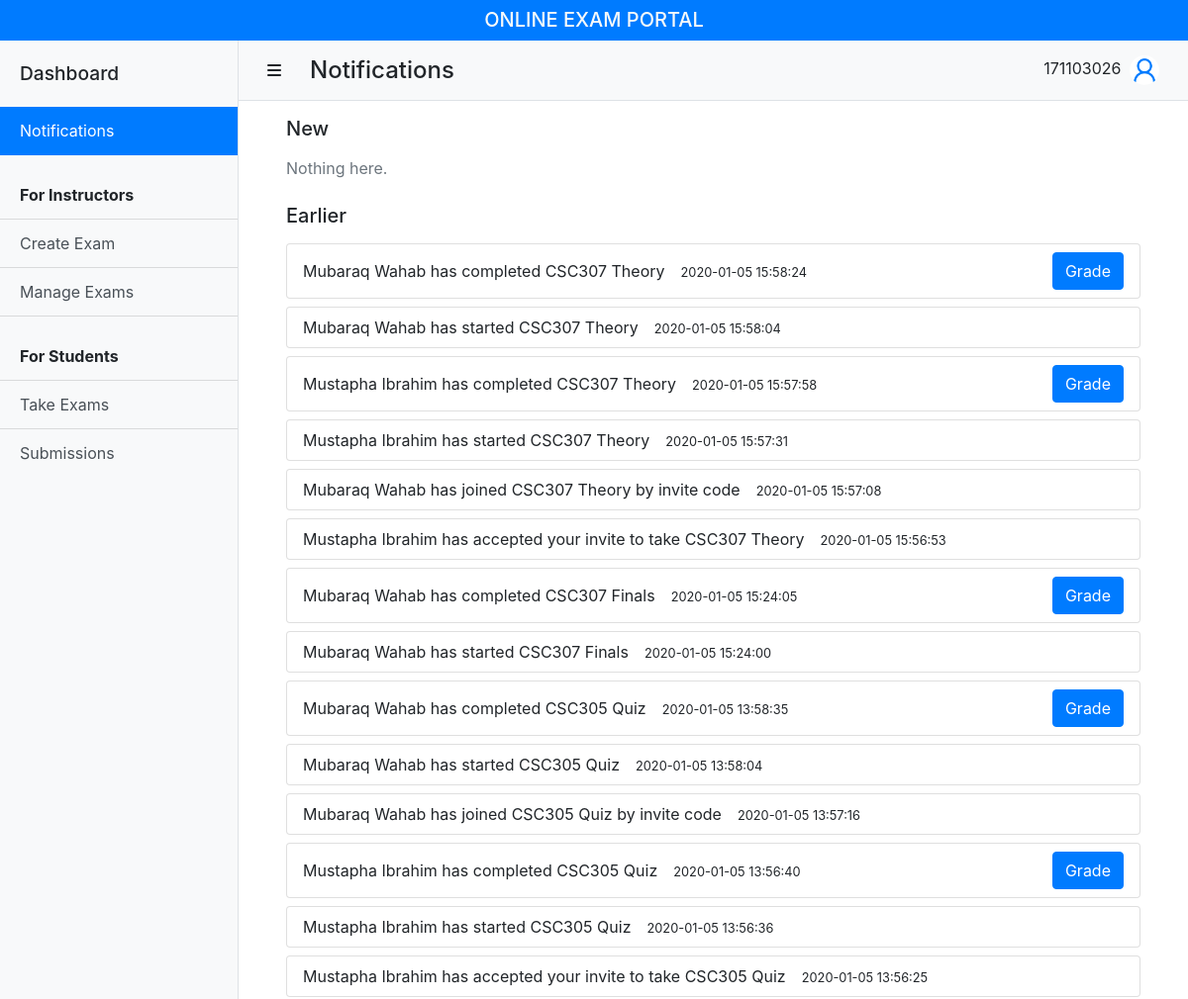
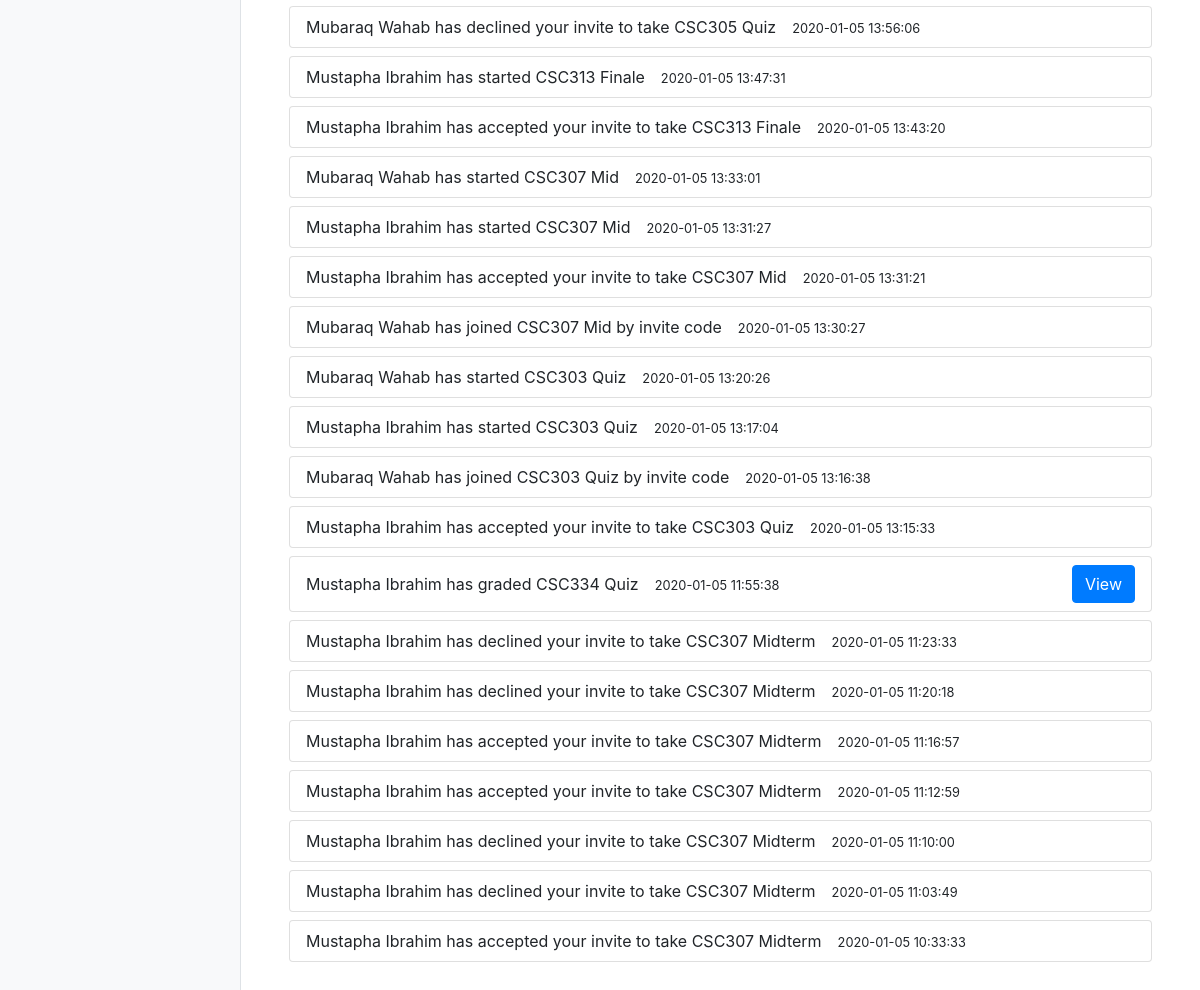
/notifications/ (signed in), run on the app's committed database (2 pictures, top to bottom).
### tables this page shows
CREATE TABLE `notification` (
  `notification_id` int(10) UNSIGNED NOT NULL,
  `recipient_id` varchar(16) NOT NULL,
  `status_id` int(11) UNSIGNED NOT NULL DEFAULT 1,
  `type_id` int(11) UNSIGNED NOT NULL,
  `sender_id` varchar(16) NOT NULL,
  `exam_id` int(11) NOT NULL,
  `time_stamp` timestamp NOT NULL DEFAULT current_timestamp()
);

### notifications/index.php (the view, shortened to what this page needs)
<?php
require_once '../connect.php';
$userID = $_SESSION['userID'];
$profilePicture = $_SESSION['profilePicture'];
?>
<!DOCTYPE html>
<html lang="en">
<head>
  <link rel="stylesheet" href="https://stackpath.bootstrapcdn.com/bootstrap/4.4.1/css/bootstrap.min.css">
  <link href="../css/simple-sidebar.css" rel="stylesheet">
</head>
<?php
function prepareNotificationMsg($template, $sender, $exam) {
  $msg = str_replace('[User]', $sender, $template);
  $msg = str_replace('[Exam]', $exam, $msg);
  return $msg;
}
function getDestPrefix($examType) {
  $dest = '';
  switch ($examType) {
    case 1:
      $dest = 'multi-';
      break;
    case 2:
      $dest = 'fill-';
      break;
    default:
      $dest = 'theory-';
      break;
  }
  return $dest;
}
function prepareNotificationAction($noti) {
  $action = '';
  switch ($noti['type_id']) {
    case 6:
      $href = '../manage-exam/' . getDestPrefix($noti['exam_type']) . "response.php?examID={$noti['exam_id']}&assigneeID={$noti['sender_id']}";
      $action .= '<div class="mt-2 mt-md-0">';
      $action .= '<a href="'. $href .'" class="btn btn-primary d-md-block d-xl-inline-block mt-1 mt-md-0 mb-1 my-lg-0">Grade</a>';
      $action .= '</div>';
      break;
    case 7:
      $href = '../submissions/' . getDestPrefix($noti['exam_type']) . 'exam.php?examID=' . $noti['exam_id'];
      $action .= '<div class="mt-2 mt-md-0">';
      $action .= '<a href="'. $href .'" class="btn btn-primary d-md-block d-xl-inline-block mt-1 mt-md-0 mb-1 my-lg-0">View</a>';
      $action .= '</div>';
      break;
    default:
      break;
  }
  return $action;
}
$sql = "SELECT n.*, CONCAT(u.first_name, ' ', u.last_name) AS sender,
  e.type_id AS exam_type, CONCAT(e.course_code, ' ', e.title) AS exam_name,
  nt.msg_template
  FROM notification n
  INNER JOIN user u ON u.user_id = n.sender_id
  INNER JOIN exam e ON e.exam_id = n.exam_id
  INNER JOIN notification_type nt ON nt.type_id = n.type_id
  WHERE n.recipient_id = ? AND n.status_id = ?
  ORDER BY n.time_stamp DESC";
$stmt = $conn->prepare($sql);
$stmt->bind_param('si', $userID, $status);
$stmt->execute();
$newNotifications = $stmt->get_result();
$stmt->execute();
$oldNotifications = $stmt->get_result();
?>
<body>
  <?php include '../components/_header.php' ?>
  <div class="d-flex" id="wrapper">
    <?php require '../components/_sidebar.php' ?>
    <div id="page-content-wrapper">
      <?php require '../components/_navbar.php' ?>
      <div class="container py-3 px-5">
        <section id="newNotifications" class="mb-4">
          <h5 class="mb-3">New</h5>
          <ul class="list-unstyled">
            <?php
            if ($newNotifications->num_rows > 0) {
              while ($noti = $newNotifications->fetch_assoc()) {
            ?>
            <li class="card my-2" data-noti-id="<?php echo $noti['notification_id']; ?>" data-exam-id="<?php echo $noti['exam_id']; ?>" data-from="<?php echo $noti['sender_id']; ?>">
              <div class="card-body py-2 px-3 d-flex flex-column flex-md-row justify-content-between">
                <div class="d-flex flex-column flex-xl-row align-items-xl-center">
                  <span class="mr-md-3">
                  <?php echo prepareNotificationMsg($noti['msg_template'], $noti['sender'], $noti['exam_name']) ?>
                  </span>
                  <span>
                    <small class="mr-2"><?php echo $noti['time_stamp']; ?></small>
                  </span>
                </div>
                <?php
                echo prepareNotificationAction($noti);
                ?>
              </div>
            </li>
            <?php
              $conn->query("UPDATE notification SET status_id = 2 WHERE notification_id = {$noti['notification_id']}");
              }
            } else {
              echo "<p class='text-muted'>Nothing here.</p>";
            }
            ?>
          </ul>
        </section>
        <section>
          <h5 class="mb-3">Earlier</h5>
          <ul class="list-unstyled">
            <?php
            if ($oldNotifications->num_rows > 0) {
              while ($noti = $oldNotifications->fetch_assoc()) {
            ?>
            <li class="card my-2" data-noti-id="<?php echo $noti['notification_id']; ?>" data-exam-id="<?php echo $noti['exam_id']; ?>">
              <div class="card-body py-2 px-3 d-flex flex-column flex-md-row justify-content-between">
                <div class="d-flex flex-column flex-xl-row align-items-xl-center">
                  <span class="mr-md-3">
                  <?php echo prepareNotificationMsg($noti['msg_template'], $noti['sender'], $noti['exam_name']) ?>
                  </span>
                  <span>
                    <small class="mr-2"><?php echo $noti['time_stamp']; ?></small>
                  </span>
                </div>
                <?php
                echo prepareNotificationAction($noti);
                ?>
              </div>
            </li>
            <?php
              }
            } else {
              echo "<p class='text-muted'>Nothing here.</p>";
            }
            ?>
          </ul>
        </section>
      </div>
    </div>
  </div>
</body>
</html>

### components/_header.php
<header class="text-center py-2 bg-primary" id="main-header">
  <a href="https://nileuniversity.edu.ng/" class="d-inline-flex text-decoration-none text-light">
    <span class="h5 mb-0">ONLINE EXAM PORTAL</span>
  </a>
</header>

### components/_sidebar.php (shortened to what this page needs)
<div class="bg-light border-right" id="sidebar-wrapper">
  <div class="sticky-top pt-2">
    <h5 class="sidebar-heading">Dashboard</h5>
    <div class="list-group list-group-flush">
      <a href="<?php echo ROOT_DIR . 'notifications/' ?>" class="list-group-item list-group-item-action bg-light" id="notifications">
        Notifications
      </a>
      <span class="list-group-item bg-light mt-3"><b>For Instructors</b></span>
      <a href="<?php echo ROOT_DIR . 'create-exam/' ?>" class="list-group-item list-group-item-action bg-light" id="create-exam">Create Exam</a>
      <a href="<?php echo ROOT_DIR . 'manage-exam/' ?>" class="list-group-item list-group-item-action bg-light" id="manage-exams">Manage Exams</a>
      <span class="list-group-item bg-light mt-3"><b>For Students</b></span>
      <a href="<?php echo ROOT_DIR . 'take-exams/' ?>" class="list-group-item list-group-item-action bg-light" id="take-exams">Take Exams</a>
      <a href="<?php echo ROOT_DIR . 'submissions/' ?>" class="list-group-item list-group-item-action bg-light" id="submissions">Submissions</a>
    </div>
  </div>
</div>

### components/_navbar.php (shortened to what this page needs)
<nav class="navbar navbar-light sticky-top bg-light border-bottom">
  <div class="d-flex align-items-center">
    <button class="btn btn-light" id="menu-toggle"><i class="fa fa-bars"></i></button>
    <h4 class="ml-3 mb-0" id="page-title">Section Title</h4>
  </div>
  <div class="dropdown">
    <button class="btn" id="profileDropdown" type="button" data-toggle="dropdown" aria-haspopup="true" aria-expanded="false">
      <span id="uid" class="d-none d-md-inline-block mr-1"><?php echo isset($userID) ? $userID : "User ID"; ?></span>
      <img src="<?php
        echo PROFILE_TARGET_DIR . (empty($profilePicture) || !file_exists(PROFILE_TARGET_DIR . $profilePicture) ? 'blank-square.jpg' : $profilePicture); ?>"
        class="rounded-circle" height="30px" width="30px">
    </button>
  </div>
</nav>

### css/simple-sidebar.css (style rules this page uses)
body { overflow-x: hidden; }
#sidebar-wrapper { min-height: 100vh; margin-left: -15rem; -webkit-transition: margin .25s ease-out; -moz-transition: margin .25s ease-out; -o-transition: margin .25s ease-out; transition: margin .25s ease-out; }
#sidebar-wrapper .sidebar-heading { padding: 0.875rem 1.25rem; font-size: 1.2rem; }
#sidebar-wrapper .list-group { width: 15rem; }
#page-content-wrapper { min-width: 100vw; }
@media (min-width: 992px) { #sidebar-wrapper { margin-left: 0; } }
@media (min-width: 992px) { #page-content-wrapper { min-width: 0; width: 100%; } }
#main-header { background-color: #9fcbd3; }

### data on the page
notification: exam_name "Mubaraq Wahab has completed CSC307 Theory", time_stamp "2020-01-05 15:58:24"
notification: exam_name "Mubaraq Wahab has started CSC307 Theory", time_stamp "2020-01-05 15:58:04"
notification: exam_name "Mustapha Ibrahim has completed CSC307 Theory", time_stamp "2020-01-05 15:57:58"
notification: exam_name "Mustapha Ibrahim has started CSC307 Theory", time_stamp "2020-01-05 15:57:31"
notification: exam_name "Mubaraq Wahab has joined CSC307 Theory by invite code", time_stamp "2020-01-05 15:57:08"
notification: exam_name "Mustapha Ibrahim has accepted your invite to take CSC307 Theory", time_stamp "2020-01-05 15:56:53"
notification: exam_name "Mubaraq Wahab has completed CSC307 Finals", time_stamp "2020-01-05 15:24:05"
notification: exam_name "Mubaraq Wahab has started CSC307 Finals", time_stamp "2020-01-05 15:24:00"
notification: exam_name "Mubaraq Wahab has completed CSC305 Quiz", time_stamp "2020-01-05 13:58:35"
notification: exam_name "Mubaraq Wahab has started CSC305 Quiz", time_stamp "2020-01-05 13:58:04"
notification: exam_name "Mubaraq Wahab has joined CSC305 Quiz by invite code", time_stamp "2020-01-05 13:57:16"
notification: exam_name "Mustapha Ibrahim has completed CSC305 Quiz", time_stamp "2020-01-05 13:56:40"
notification: exam_name "Mustapha Ibrahim has started CSC305 Quiz", time_stamp "2020-01-05 13:56:36"
notification: exam_name "Mustapha Ibrahim has accepted your invite to take CSC305 Quiz", time_stamp "2020-01-05 13:56:25"
notification: exam_name "Mubaraq Wahab has declined your invite to take CSC305 Quiz", time_stamp "2020-01-05 13:56:06"
notification: exam_name "Mustapha Ibrahim has started CSC313 Finale", time_stamp "2020-01-05 13:47:31"
notification: exam_name "Mustapha Ibrahim has accepted your invite to take CSC313 Finale", time_stamp "2020-01-05 13:43:20"
notification: exam_name "Mubaraq Wahab has started CSC307 Mid", time_stamp "2020-01-05 13:33:01"
notification: exam_name "Mustapha Ibrahim has started CSC307 Mid", time_stamp "2020-01-05 13:31:27"
notification: exam_name "Mustapha Ibrahim has accepted your invite to take CSC307 Mid", time_stamp "2020-01-05 13:31:21"
notification: exam_name "Mubaraq Wahab has joined CSC307 Mid by invite code", time_stamp "2020-01-05 13:30:27"
notification: exam_name "Mubaraq Wahab has started CSC303 Quiz", time_stamp "2020-01-05 13:20:26"
notification: exam_name "Mustapha Ibrahim has started CSC303 Quiz", time_stamp "2020-01-05 13:17:04"
notification: exam_name "Mubaraq Wahab has joined CSC303 Quiz by invite code", time_stamp "2020-01-05 13:16:38"
notification: exam_name "Mustapha Ibrahim has accepted your invite to take CSC303 Quiz", time_stamp "2020-01-05 13:15:33"
notification: exam_name "Mustapha Ibrahim has graded CSC334 Quiz", time_stamp "2020-01-05 11:55:38"
notification: exam_name "Mustapha Ibrahim has declined your invite to take CSC307 Midterm", time_stamp "2020-01-05 11:23:33"
notification: exam_name "Mustapha Ibrahim has declined your invite to take CSC307 Midterm", time_stamp "2020-01-05 11:20:18"
notification: exam_name "Mustapha Ibrahim has accepted your invite to take CSC307 Midterm", time_stamp "2020-01-05 11:16:57"
notification: exam_name "Mustapha Ibrahim has accepted your invite to take CSC307 Midterm", time_stamp "2020-01-05 11:12:59"
notification: exam_name "Mustapha Ibrahim has declined your invite to take CSC307 Midterm", time_stamp "2020-01-05 11:10:00"
notification: exam_name "Mustapha Ibrahim has declined your invite to take CSC307 Midterm", time_stamp "2020-01-05 11:03:49"
notification: exam_name "Mustapha Ibrahim has accepted your invite to take CSC307 Midterm", time_stamp "2020-01-05 10:33:33"

### other printed values
$userID "171103026"
